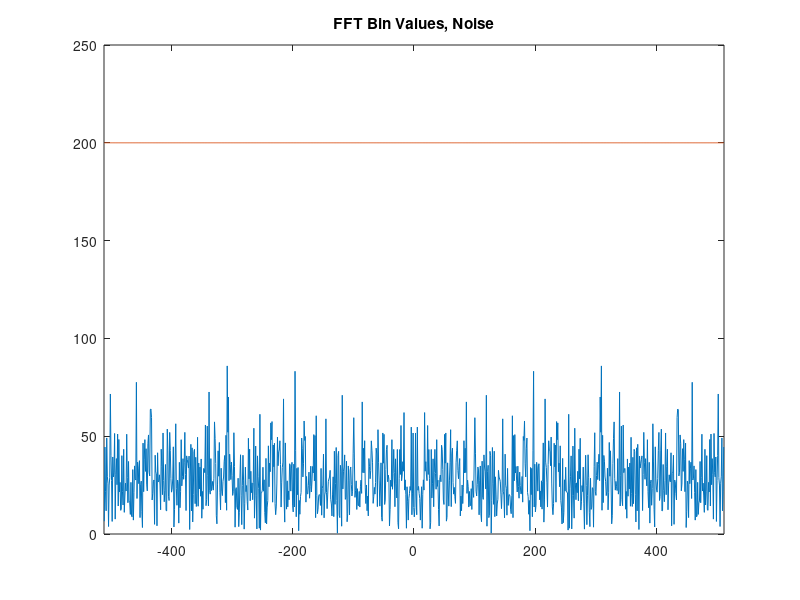
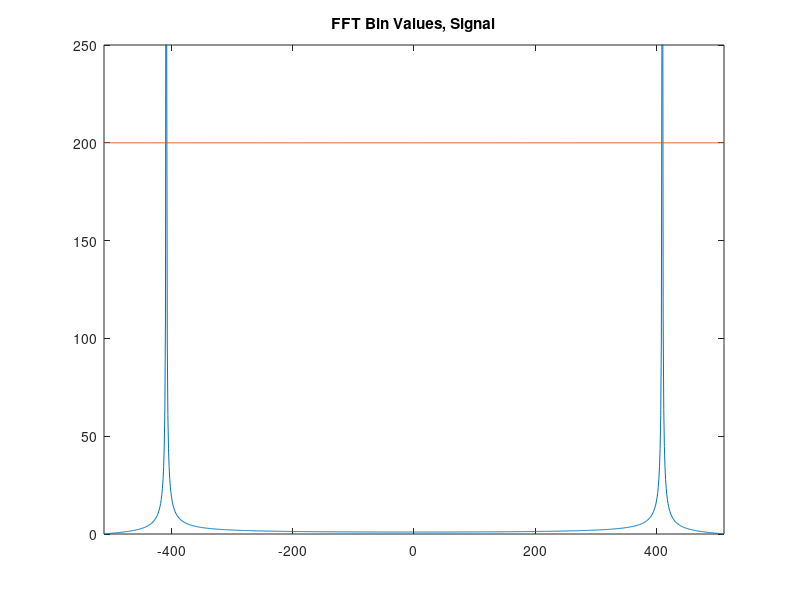

Source code (MATLAB) for these figures, in order:
clear all;
close all;
N = 10000; % N is length of Signal 
Nbins = 1024;
%Set Threshold to check if signal is there.
thresh = 200;

f = 500e3;
Fs = 5e6;
t = (1:N)* 1/Fs;

noise = randn(1,N);
sig = cos(2*pi*f * t);

% Do FFT on time, noise.
fft_noise = fft(noise, Nbins);
fft_sig = fft(sig, Nbins);

mag_noise = abs(fft_noise);
mag_sig = abs(fft_sig);

% Plot FFT results
figure(1);
% Hist values in bins, randn.
plot(-(Nbins-1)/2:(Nbins-1)/2,mag_noise,-(Nbins-1)/2:(Nbins-1)/2,thresh*ones(1,Nbins));
title('FFT Bin Values, Noise');
axis([-512 512 0 250]);

figure(2);
% Hist values in bins, cos.
plot(-(Nbins-1)/2:(Nbins-1)/2,mag_sig,-(Nbins-1)/2:(Nbins-1)/2,thresh*ones(1,Nbins));
axis([-512 512 0 250]);
title('FFT Bin Values, Signal');


% Determine if either value passes threshold.
noise_passes_thresh = (max(mag_noise)>thresh)
sig_passes_thresh = (max(mag_sig)>thresh)